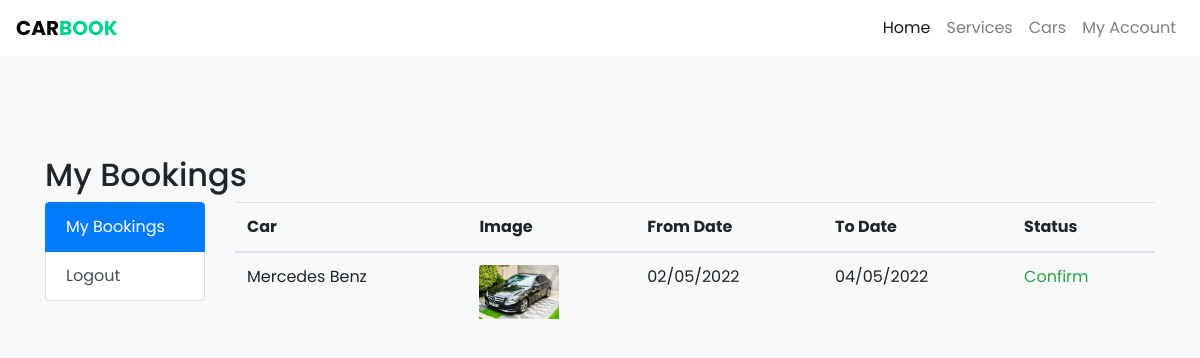
Page /my_account.php (signed in) on the committed database.
### tables this page shows
CREATE TABLE `cars` (
  `id` int(11) NOT NULL,
  `VehiclesTitle` varchar(150) DEFAULT NULL,
  `VehiclesBrand` int(11) DEFAULT NULL,
  `VehiclesOverview` longtext DEFAULT NULL,
  `PricePerDay` float(10,2) DEFAULT NULL,
  `FuelType` varchar(100) DEFAULT NULL,
  `ModelYear` int(6) DEFAULT NULL,
  `SeatingCapacity` int(11) DEFAULT NULL,
  `Vimage1` varchar(120) DEFAULT NULL,
  `Vimage2` varchar(120) DEFAULT NULL,
  `Vimage3` varchar(120) DEFAULT NULL,
  `Vimage4` varchar(120) DEFAULT NULL,
  `Vimage5` varchar(120) DEFAULT NULL,
  `AirConditioner` int(11) DEFAULT NULL,
  `PowerDoorLocks` int(11) DEFAULT NULL,
  `AntiLockBrakingSystem` int(11) DEFAULT NULL,
  `BrakeAssist` int(11) DEFAULT NULL,
  `PowerSteering` int(11) DEFAULT NULL,
  `DriverAirbag` int(11) DEFAULT NULL,
  `PassengerAirbag` int(11) DEFAULT NULL,
  `PowerWindows` int(11) DEFAULT NULL,
  `CDPlayer` int(11) DEFAULT NULL,
  `CentralLocking` int(11) DEFAULT NULL,
  `CrashSensor` int(11) DEFAULT NULL,
  `LeatherSeats` int(11) DEFAULT NULL,
  `RegDate` timestamp NOT NULL DEFAULT current_timestamp(),
  `UpdationDate` timestamp NULL DEFAULT NULL ON UPDATE current_timestamp()
);

CREATE TABLE `carbooking` (
  `id` int(11) NOT NULL,
  `userEmail` varchar(100) DEFAULT NULL,
  `VehicleId` int(11) DEFAULT NULL,
  `FromDate` varchar(20) DEFAULT NULL,
  `ToDate` varchar(20) DEFAULT NULL,
  `message` varchar(255) DEFAULT NULL,
  `Status` int(11) DEFAULT NULL,
  `PostingDate` timestamp NOT NULL DEFAULT current_timestamp()
);

### my_account.php (the view, shortened to what this page needs)
<?php
   require('inc/header.inc.php');
   require('inc/connection.inc.php');
?>
<section class="my-account">
    <div class="container">
    <h2>My Bookings</h2>
    <div class="row">
  <div class="col-2">
  <div class="list-group">
  <a href="my_account.php" class="list-group-item list-group-item-action active">My Bookings</a>
  <a href="logout.php" class="list-group-item list-group-item-action">Logout</a>
</div>
  </div>
  <div class="col-10">
  <table class="table">
  <thead>
    <tr>
      <th scope="col">Car</th>
      <th scope="col">Image</th>
      <th scope="col">From Date</th>
      <th scope="col">To Date</th>
      <th scope="col">Status</th>
    </tr>
  </thead>
  <tbody>
    <?php
    $userEmail=$_SESSION['username'];
      $sql="SELECT  cars.VehiclesTitle,cars.Vimage1,carbooking.VehicleId,carbooking.FromDate,carbooking.ToDate,carbooking.Status FROM cars,carbooking WHERE cars.id=carbooking.VehicleId AND userEmail='$userEmail'";
      $res=mysqli_query($con,$sql);
      while($row=mysqli_fetch_assoc($res)){
    ?>
    <tr>
      <td><?php echo $row['VehiclesTitle']?></td>
      <td><img class="card-img-top" src="admin/img/vehicleimages/<?php echo $row['Vimage1'];?>" alt="" srcset=""></td>
      <td><?php echo $row['FromDate']?></td>
      <td><?php echo $row['ToDate']?></td>
      <td><?php
      if($row['Status']==0){
        echo "<p class='text-danger'>Pending</p>";
      }else{
        echo "<p class='text-success'>Confirm</p>";
      }?>
      </td>
    </tr>
    <?php }?>
  </tbody>
</table>
  </div>
</div>
    </div>
</section>

### css/style.css (style rules this page uses)
* { margin: 0; padding: 0; box-sizing: border-box; }
html { scroll-behavior: smooth; }
body { font-family: 'Poppins', sans-serif; background-color: #F8F9FA; }
.container { margin-top: 100px; margin-bottom: 100px }
.my-account img.card-img-top { width: 80px; }

### rows in the picture
cars: VehiclesTitle "Mercedes Benz", Vimage1 (picture), carbooking.FromDate "02/05/2022", carbooking.ToDate "04/05/2022"
